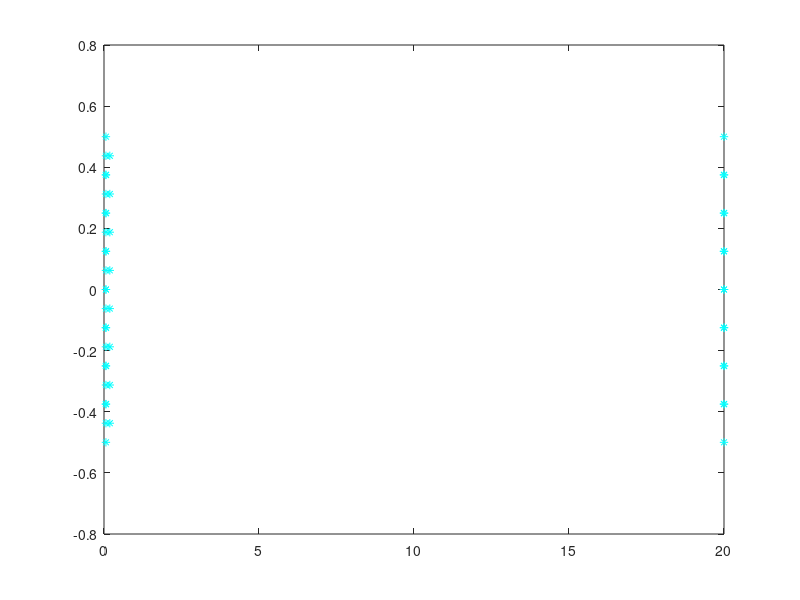

Source code (MATLAB):
clear
clear workspace;
clc



%% Wing plot 
N=8; %%Numero de HV panels
delta25=deg2rad(0);
A=4;
estrechamiento=1;
cr=(2/A)/(estrechamiento+1);
ct=estrechamiento*cr;
%%Nos hace falta la tangenete del angulo que forma la linea de 3c/4 con el eje y 
%%para el computo de los control points
tandelta75=2*((0.75*cr)-(0.25*cr+0.5*tan(delta25)+0.5*ct));
y=-0.5:(1/N):0.5;
xvhm=zeros(1,N); %% X Vortex head midpoints
yvhm=zeros(1,N); %% Y Vortex head midpoints
%% coordenas HV panels
xa=zeros(1,N); 
xb=zeros(1,N);
xc=zeros(1,N);
xd=zeros(1,N);
ya=zeros(1,N);
yb=zeros(1,N);
yc=zeros(1,N);
yd=zeros(1,N);
%% coordenas HV control points
xcp=zeros(1,N);
ycp=zeros(1,N);
epsilont=deg2rad(-3);
alphal0t=deg2rad(-2);
alphal0r=deg2rad(-1);
epsilon=zeros(1,N);
alphal0=zeros(1,N);
alphal0tot=zeros(1,N);
nx=zeros(1,N);
ny=zeros(1,N);
nz=zeros(1,N);

for i=1:(N/2)
   yvhm(i)=y(i)+((1/N)/2);
   xvhm(i)=(cr/4)+(abs(yvhm(i))*tan(delta25));
   xcp(i)=((3*cr)/4)-(abs(yvhm(i))*tandelta75);
   ycp(i)= yvhm(i);
   epsilon(i)=epsilont*2*abs(ycp(i));
   alphal0(i)=(2*abs(ycp(i))*(alphal0t-alphal0r))+alphal0r;
end


for i=((N/2)+2):(N+1)
   yvhm(i-1)=y(i)-((1/N)/2);
   xvhm(i-1)= (cr/4)+(yvhm(i-1)*tan(delta25));
   xcp(i-1)=((3*cr)/4)-(yvhm(i-1)*tandelta75);
   ycp(i-1)=yvhm(i-1);
   epsilon(i-1)=epsilont*2*abs(ycp(i-1));
   alphal0(i-1)=(2*abs(ycp(i-1))*(alphal0t-alphal0r))+alphal0r;
end

for i=1:N
   yb(i)=yvhm(i)-((1/N)*0.5);
   xb(i)=xvhm(i);
   yc(i)=yvhm(i)+((1/N)*0.5);
   xc(i)=xvhm(i);
   ya(i)=yb(i);
   xa(i)=20;
   yd(i)=yc(i);
   xd(i)=20;
end

 %%Calculo del vector n para cada panel (sin tener en cuenta flap)
 for i=1:N
 alphal0tot(i)=epsilon(i)+alphal0(i);
 nx(i)=sin(alphal0tot(i));
 ny(i)=0;
 nz(i)=cos(alphal0tot(i));
 end
 
 


       
figure
plot(xvhm,yvhm,'c*');
hold on;
plot(xa,ya,'c*');
plot(xb,yb,'c*');
plot(xc,yc,'c*');
plot(xd,yd,'c*');
plot(xcp,ycp,'c*');
hold off;

